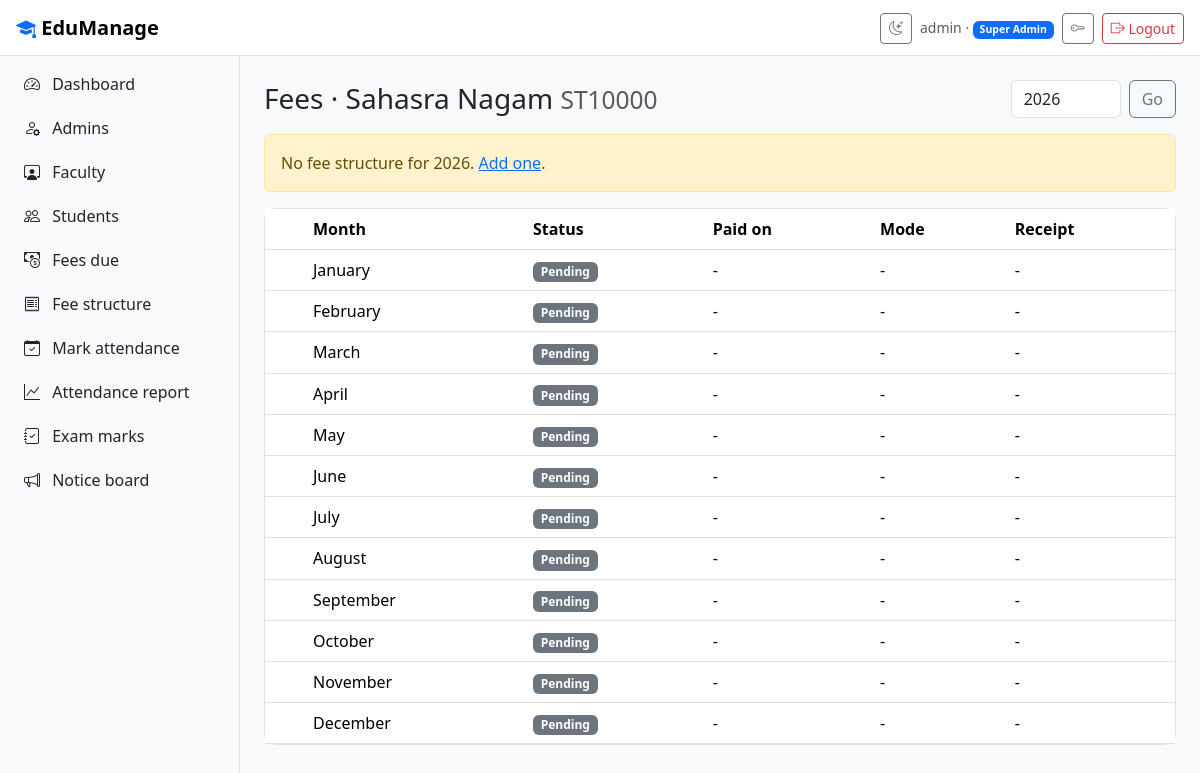
/fees/student/1/ (signed in), run on the app's committed database.
### core/models.py (models this page shows, shortened)
class User(AbstractUser):
    class Role(models.TextChoices):
        SUPERADMIN = "superadmin", "Super Admin"
        ADMIN = "admin", "Admin"
        FACULTY = "faculty", "Faculty"
        STUDENT = "student", "Student"
    GENDERS = [("Male", "Male"), ("Female", "Female"), ("Other", "Other")]
    PREFIX = {"superadmin": "SA", "admin": "AD", "faculty": "FT", "student": "ST"}
    role = models.CharField(max_length=12, choices=Role.choices, default=Role.STUDENT)
    code = models.CharField("ID", max_length=12, unique=True, null=True, blank=True)
    phone = models.CharField(max_length=15, blank=True, validators=[phone_validator])
    address = models.TextField(blank=True)
    gender = models.CharField(max_length=10, choices=GENDERS, blank=True)
    must_change_password = models.BooleanField(default=False)
    @property
    def display_name(self):
        return self.get_full_name() or self.username

class Person(models.Model):
    user = models.OneToOneField(User, on_delete=models.CASCADE)
    middle_name = models.CharField(max_length=45, blank=True)
    dob = models.DateField("Date of birth")
    class Meta:
        abstract = True
    @property
    def full_name(self):
        parts = [self.user.first_name, self.middle_name, self.user.last_name]
        return " ".join(p for p in parts if p)

class Student(Person):
    user = models.OneToOneField(User, on_delete=models.CASCADE, related_name="student")
    roll_no = models.PositiveIntegerField()
    std = models.PositiveSmallIntegerField("Class")
    division = models.CharField(max_length=1)
    father_name = models.CharField(max_length=100)
    mother_name = models.CharField(max_length=100)
    father_occ = models.CharField("Father's occupation", max_length=100, blank=True)
    mother_occ = models.CharField("Mother's occupation", max_length=100, blank=True)
    blood_group = models.CharField(max_length=4, blank=True)
    doa = models.DateField("Date of admission", default=timezone.localdate)
    class Meta:
        unique_together = ("std", "division", "roll_no")
        ordering = ["std", "division", "roll_no"]

### core/views.py (the view, shortened to what this page needs)
# urls.py: path("fees/student/<int:pk>/", v.fees_view, name="fees_student"),
@role_required("admin", "student")
def fees_view(request, pk=None):
    if request.user.role == "student":
        student = request.user.student
    else:
        if pk is None:
            raise PermissionDenied
        student = get_object_or_404(Student, pk=pk)
    can_pay = request.user.role != "student"
    try:
        year = int(request.GET.get("year", timezone.localdate().year))
    except ValueError:
        year = timezone.localdate().year
    structure = FeeStructure.objects.filter(year=year).first()
    paid = {p.month: p for p in student.payments.filter(year=year)}
    rows = [{"n": m, "name": calendar.month_name[m], "payment": paid.get(m)} for m in range(1, 13)]
    return render(request, "core/fees_student.html", {
        "student": student, "year": year, "structure": structure, "rows": rows, "can_pay": can_pay,
        "paid_total": sum(p.amount for p in paid.values()),
        "due_total": (structure.monthly * (12 - len(paid))) if structure else None,
    })

### core/templates/core/fees_student.html (shortened to what this page needs)
{% extends 'base.html' %}
{% block content %}
<div class="d-flex flex-wrap justify-content-between align-items-center gap-2 mb-3">
  <h1 class="h3 mb-0">Fees · {{ student.full_name }} <small class="text-body-secondary">{{ student.user.code }}</small></h1>
  <form method="get" class="d-flex gap-2"><input type="number" name="year" value="{{ year }}" class="form-control" style="width:110px"><button class="btn btn-outline-secondary">Go</button></form>
</div>
{% if not structure %}
  <div class="alert alert-warning">No fee structure for {{ year }}.
    {% if can_pay %}<a href="{% url 'fee_structure' %}">Add one</a>.{% endif %}</div>
{% endif %}
<form method="post">{% csrf_token %}
<div class="card"><div class="table-responsive"><table class="table align-middle mb-0">
  <thead><tr>{% if can_pay %}<th style="width:40px"></th>{% endif %}<th>Month</th><th>Status</th><th>Paid on</th><th>Mode</th><th>Receipt</th></tr></thead>
  <tbody>
  {% for r in rows %}
  <tr>
    {% if can_pay %}<td>{% if not r.payment and structure %}<input class="form-check-input" type="checkbox" name="months" value="{{ r.n }}">{% endif %}</td>{% endif %}
    <td>{{ r.name }}</td>
    <td>{% if r.payment %}<span class="badge text-bg-success">Paid</span>{% else %}<span class="badge text-bg-secondary">Pending</span>{% endif %}</td>
    <td>{{ r.payment.paid_on|date:"d M Y"|default:"-" }}</td><td>{{ r.payment.mode|default:"-" }}</td>
    <td>{% if r.payment %}<a href="{% url 'receipt' r.payment.pk %}" target="_blank">{{ r.payment.receipt_no }}</a>{% else %}-{% endif %}</td>
  </tr>
  {% endfor %}
  </tbody></table></div>
</div>
</form>
{% endblock %}

### core/templates/base.html (shortened to what this page needs)
{% load static %}<!doctype html>
<html lang="en" data-bs-theme="light">
<head>
  <link href="https://cdn.jsdelivr.net/npm/bootstrap@5.3.3/dist/css/bootstrap.min.css" rel="stylesheet">
  <link href="https://cdn.jsdelivr.net/npm/bootstrap-icons@1.11.3/font/bootstrap-icons.css" rel="stylesheet">
  <link href="{% static 'css/style.css' %}" rel="stylesheet">
</head>
<body>
{% if user.is_authenticated %}
<nav class="navbar sticky-top topbar px-3">
  <div class="d-flex align-items-center gap-2">
    <a class="navbar-brand fw-bold mb-0" href="{% url 'dashboard' %}"><i class="bi bi-mortarboard-fill text-primary"></i> EduManage</a>
  </div>
  <div class="d-flex align-items-center gap-2">
    <button class="btn btn-sm btn-outline-secondary" id="themeToggle" title="Toggle dark mode"><i class="bi bi-moon-stars"></i></button>
    <span class="small text-body-secondary d-none d-md-inline">{{ user.display_name }} · <span class="badge text-bg-primary">{{ user.get_role_display }}</span></span>
    <a class="btn btn-sm btn-outline-secondary" href="{% url 'password_change' %}" title="Change password"><i class="bi bi-key"></i></a>
    <form method="post" action="{% url 'logout' %}" class="m-0">{% csrf_token %}<button class="btn btn-sm btn-outline-danger"><i class="bi bi-box-arrow-right"></i> Logout</button></form>
  </div>
</nav>
<div class="shell">
  <div class="offcanvas-lg offcanvas-start sidebar" tabindex="-1" id="side">
    <div class="offcanvas-body flex-column p-2">
      <ul class="nav nav-pills flex-column gap-1">
        <li><a class="nav-link" href="{% url 'dashboard' %}"><i class="bi bi-speedometer2"></i> Dashboard</a></li>
        {% if user.role == 'superadmin' %}
          <li><a class="nav-link" href="{% url 'admin_list' %}"><i class="bi bi-person-gear"></i> Admins</a></li>
        {% endif %}
        {% if user.role == 'admin' or user.role == 'superadmin' %}
          <li><a class="nav-link" href="{% url 'faculty_list' %}"><i class="bi bi-person-workspace"></i> Faculty</a></li>
          <li><a class="nav-link" href="{% url 'student_list' %}"><i class="bi bi-people"></i> Students</a></li>
          <li><a class="nav-link" href="{% url 'fees_due' %}"><i class="bi bi-cash-coin"></i> Fees due</a></li>
          <li><a class="nav-link" href="{% url 'fee_structure' %}"><i class="bi bi-receipt"></i> Fee structure</a></li>
        {% endif %}
        {% if user.role == 'faculty' or user.role == 'admin' or user.role == 'superadmin' %}
          <li><a class="nav-link" href="{% url 'attendance_mark' %}"><i class="bi bi-calendar-check"></i> Mark attendance</a></li>
          <li><a class="nav-link" href="{% url 'attendance_report' %}"><i class="bi bi-graph-up"></i> Attendance report</a></li>
          <li><a class="nav-link" href="{% url 'marks_home' %}"><i class="bi bi-journal-check"></i> Exam marks</a></li>
        {% endif %}
        <li><a class="nav-link" href="{% url 'notice_list' %}"><i class="bi bi-megaphone"></i> Notice board</a></li>
      </ul>
    </div>
  </div>
  <main class="content">
    {% block content %}{% endblock %}
  </main>
</div>
{% else %}
  <div class="auth-wrap">
    {% for m in messages %}<div class="alert alert-info">{{ m }}</div>{% endfor %}
    {% block auth %}{% endblock %}
  </div>
{% endif %}
</body>
</html>

### static/css/style.css (style rules this page uses)
:root { --sidebar-w: 240px; }
body { background: var(--bs-tertiary-bg); }
.topbar { background: var(--bs-body-bg); border-bottom: 1px solid var(--bs-border-color); height: 56px; }
.shell { display: flex; min-height: calc(100vh - 56px); }
.sidebar { width: var(--sidebar-w); flex-shrink: 0; background: var(--bs-body-bg); border-right: 1px solid var(--bs-border-color); }
@media (min-width: 992px) { .sidebar { position: sticky; top: 56px; height: calc(100vh - 56px); } }
.sidebar .nav-link { color: var(--bs-body-color); border-radius: .5rem; }
.sidebar .nav-link i { margin-right: .5rem; }
.content { flex: 1; padding: 1.5rem; min-width: 0; }
.card { border-radius: .75rem; border-color: var(--bs-border-color); }

### data on the page
User: display_name "admin", role "Super Admin"
Student: full_name "Sahasra Nagam", user.code "ST10000"

### other printed values
{{ year }} "2026"
{{ r.name }} "January" "February" "March" "April" "May" "June" "July" "August" "September" "October" "November" "December"
{{ r.payment.paid_on|date:"d M Y"|default:"-" }} "-" "-" "-" "-" "-" "-" "-" "-" "-" "-" "-" "-"
{{ r.payment.mode|default:"-" }} "-" "-" "-" "-" "-" "-" "-" "-" "-" "-" "-" "-"
